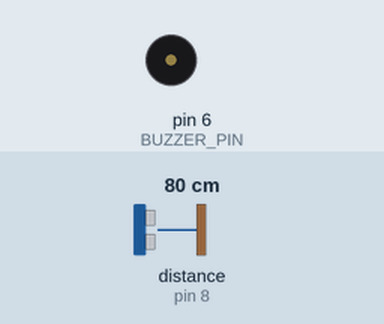
This sketch was run on a simulated Arduino Uno, built with avr-gcc and run on an emulated ATmega328P. Parts: buzzer (waves = sounding). Wiring (inferred from the names in the program): ultrasonic range finder: trigger pin 7; echo pin 8. The test bench sets the inputs (shaded band); at power-on: distance to the obstacle (sensor on pin 8) 80 cm. The echo pulse lasts 58.3 µs per cm; what the sketch prints to the serial monitor is not drawn.

Above: at 1.2 s.
1.3 s: distance to the obstacle (sensor on pin 8) set to 32 cm
2.8 s: distance to the obstacle (sensor on pin 8) set to 27 cm
At 2.91 s:
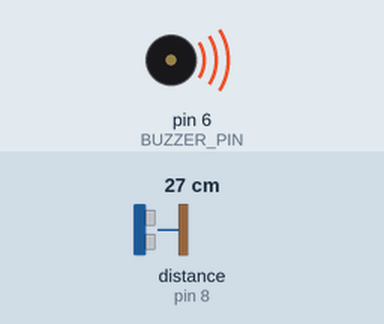
5.8 s: distance to the obstacle (sensor on pin 8) set to 2 cm
At 6.18 s:
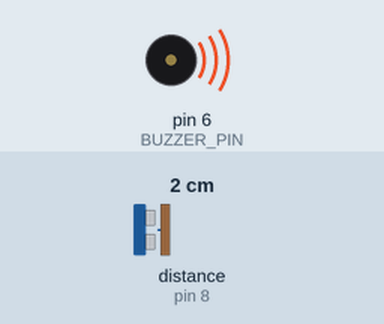
8.8 s: distance to the obstacle (sensor on pin 8) set to 18 cm
Timing chart, 0 to 12.8 s (numbered marks = the images above; inputs shaded):
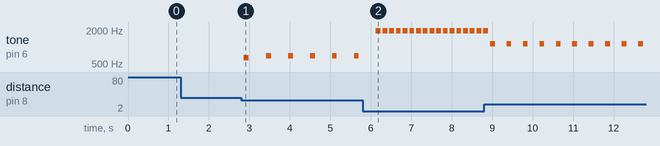

The sketch:

02_______.ino
```cpp
/*
 * 案例 2：超声波测距报警器
 * 功能：HC-SR04 测距；30cm 内有物体时蜂鸣器报警，距离越近叫得越急促
 * 接线：HC-SR04 VCC->5V, GND->GND, Trig->D7, Echo->D8
 *       有源/无源蜂鸣器一脚接 D6，一脚接 GND（无源用 tone() 驱动）
 * 板子：Arduino Uno
 */
const int TRIG_PIN = 7;
const int ECHO_PIN = 8;
const int BUZZER_PIN = 6;
const int ALARM_DIST = 30;   // 报警距离阈值（cm）

void setup() {
  pinMode(TRIG_PIN, OUTPUT);
  pinMode(ECHO_PIN, INPUT);
  pinMode(BUZZER_PIN, OUTPUT);
  Serial.begin(9600);
}

long readDistanceCM() {
  digitalWrite(TRIG_PIN, LOW);
  delayMicroseconds(2);
  digitalWrite(TRIG_PIN, HIGH);
  delayMicroseconds(10);
  digitalWrite(TRIG_PIN, LOW);
  long duration = pulseIn(ECHO_PIN, HIGH, 30000);  // 超时 30ms
  return duration / 58;  // 换算为厘米
}

void loop() {
  long dist = readDistanceCM();
  Serial.print("距离: ");
  Serial.print(dist);
  Serial.println(" cm");

  if (dist > 0 && dist < ALARM_DIST) {
    int freq = map(dist, 0, ALARM_DIST, 2000, 500);  // 越近音调越高
    tone(BUZZER_PIN, freq, 120);
    delay(map(dist, 0, ALARM_DIST, 150, 600));       // 越近间隔越短
  } else {
    noTone(BUZZER_PIN);
    delay(200);
  }
}
```

Measured:
- the behaviour switches between 30 and 29 cm on distance to the obstacle (sensor on pin 8) (found by bisection; images 0 and 1)
- after the input at 1.3 s, every drawn part: stays the same
- after the input at 2.8 s, tone on pin 6 (BUZZER_PIN): silent → 650 Hz after 0.06 s, then repeats every 0.56 s: silent 0.44 s, 700 Hz 0.12 s
- after the input at 5.8 s, tone on pin 6 (BUZZER_PIN): alternates 1950 Hz for 0.12 s and silent for 0.05 s, starting after 0.33 s
